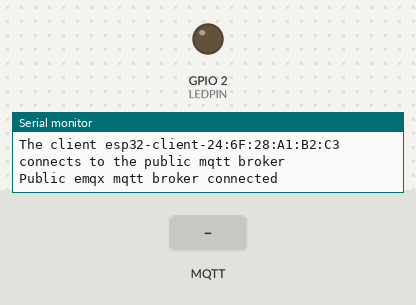
Bench run of a sketch on a simulated ESP32. Parts: output pins drawn as LEDs (lit = HIGH), the last lines printed to the serial monitor. The inputs (shaded band) are chosen by the test bench. WiFi joins after 1.5 s; servers stay silent unless stated; no MQTT or app messages arrive unless stated.

Above: at 2.7 s.
2.8 s: MQTT message "1" arrives on the first subscribed topic
At 3.2 s:
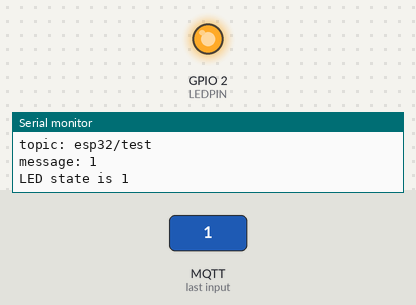
4.3 s: MQTT message "0" arrives on the first subscribed topic
At 5.6 s:
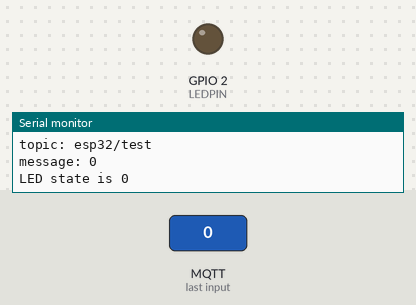
Timing chart, 0 to 7.3 s (numbered marks = the images above; inputs shaded):
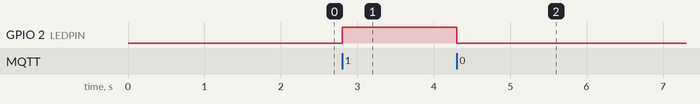

The sketch:

Excercise1_Final.ino
```cpp
#include <WiFi.h>
#include <PubSubClient.h>

// WiFi
const char* ssid = "Xai3GDi";
const char* password = "khongbiet";
// MQTT Broker
const char *mqtt_broker = "192.168.3.45";
const char *topic = "esp32/test";
const char *mqtt_username = "emqx";
const char *mqtt_password = "123456789";
const int mqtt_port = 1883;

#define LEDPIN 2

unsigned long previousMillis = 0;
const long interval = 5000;
int current_ledState = LOW;
int last_ledState = LOW;

WiFiClient wifiClient;
PubSubClient client(wifiClient);

void setup_led()
{
  //initialize digital pin PIN_LED as an output
  pinMode(LEDPIN,OUTPUT);
  pinMode(current_ledState,INPUT);
}

void setup_wifi() {
  Serial.print("Connecting to ");
  Serial.println(ssid);
   WiFi.begin(ssid, password);
 while (WiFi.status() != WL_CONNECTED) {
     delay(500);
     Serial.println("Connecting to WiFi..");
 }
 Serial.println("Connected to the WiFi network");
  Serial.println("IP address: ");
  Serial.println(WiFi.localIP());
}

void connect_to_broker() {
  client.setServer(mqtt_broker, mqtt_port);
  client.setCallback(callback);
 while (!client.connected()) {
     String client_id = "esp32-client-";
     client_id += String(WiFi.macAddress());
     Serial.printf("The client %s connects to the public mqtt broker\n", client_id.c_str());
     if (client.connect(client_id.c_str(), mqtt_username, mqtt_password)) {
         Serial.println("Public emqx mqtt broker connected");
     } else {
         Serial.print("failed with state ");
         Serial.print(client.state());
         delay(2000);
     }
 }
 client.subscribe(topic);
}

void callback(char* topic, byte *payload, unsigned int length) {
  Serial.println("-------new message from broker-----");
  Serial.print("topic: ");
  Serial.println(topic);
  Serial.print("message: ");
  Serial.write(payload, length);
  Serial.println();
  if (*payload == '1') current_ledState = HIGH;
  if (*payload == '0') current_ledState = LOW;
}
void setup() {
  Serial.begin(115200);
  Serial.setTimeout(500);
  setup_wifi();
  connect_to_broker();
  setup_led();
}

void loop() {
 client.loop();
  if (!client.connected()) {
    connect_to_broker();
  }
  if (last_ledState != current_ledState) {
    last_ledState = current_ledState;
    digitalWrite(LEDPIN, current_ledState);
    Serial.print("LED state is ");
    Serial.println(current_ledState);
  }
}
```

Measured:
- after the input at 2.8 s, GPIO 2 (LEDPIN): LOW → HIGH at once
- after the input at 4.3 s, GPIO 2 (LEDPIN): HIGH → LOW at once
